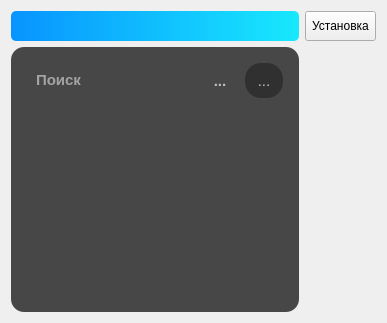
          <widget class="QWidget" name="tab_3">
           <attribute name="title">
            <string>Онлайн библиотека</string>
           </attribute>
           <layout class="QGridLayout" name="gridLayout_8">
            <item row="4" column="0">
             <layout class="QGridLayout" name="gridLayout_9">
              <item row="0" column="1">
               <widget class="QToolButton" name="Installscript">
                <property name="enabled">
                 <bool>true</bool>
                </property>
                <property name="sizePolicy">
                 <sizepolicy hsizetype="Preferred" vsizetype="Preferred">
                  <horstretch>0</horstretch>
                  <verstretch>0</verstretch>
                 </sizepolicy>
                </property>
                <property name="styleSheet">
                 <string notr="true"/>
                </property>
                <property name="text">
                 <string>Установка</string>
                </property>
                <property name="iconSize">
                 <size>
                  <width>40</width>
                  <height>40</height>
                 </size>
                </property>
                <property name="checkable">
                 <bool>true</bool>
                </property>
                <property name="autoExclusive">
                 <bool>true</bool>
                </property>
               </widget>
              </item>
              <item row="3" column="1">
               <spacer name="verticalSpacer_3">
                <property name="orientation">
                 <enum>Qt::Vertical</enum>
                </property>
                <property name="sizeHint" stdset="0">
                 <size>
                  <width>20</width>
                  <height>40</height>
                 </size>
                </property>
               </spacer>
              </item>
              <item row="0" column="0">
               <layout class="QVBoxLayout" name="verticalLayout_2">
                <item>
                 <widget class="QComboBox" name="comboBox_2">
                  <property name="enabled">
                   <bool>true</bool>
                  </property>
                  <property name="sizePolicy">
                   <sizepolicy hsizetype="Minimum" vsizetype="Minimum">
                    <horstretch>0</horstretch>
                    <verstretch>0</verstretch>
                   </sizepolicy>
                  </property>
                  <property name="minimumSize">
                   <size>
                    <width>15</width>
                    <height>5</height>
                   </size>
                  </property>
                  <property name="palette">
                   <palette>
                    <active>
                     <colorrole role="WindowText">
                      <brush brushstyle="SolidPattern">
                       <color alpha="255">
                        <red>255</red>
                        <green>255</green>
                        <blue>255</blue>
                       </color>
                      </brush>
                     </colorrole>
                     <colorrole role="Button">
                      <brush brushstyle="LinearGradientPattern">
                       <gradient startx="0.000000000000000" starty="1.000000000000000" endx="1.000000000000000" endy="1.000000000000000" type="LinearGradient" spread="PadSpread" coordinatemode="ObjectBoundingMode">
                        <gradientstop position="0.000000000000000">
                         <color alpha="255">
                          <red>8</red>
                          <green>148</green>
                          <blue>255</blue>
                         </color>
                        </gradientstop>
                        <gradientstop position="1.000000000000000">
                         <color alpha="255">
                          <red>24</red>
                          <green>232</green>
                          <blue>253</blue>
                         </color>
                        </gradientstop>
                       </gradient>
                      </brush>
                     </colorrole>
                     <colorrole role="Text">
                      <brush brushstyle="SolidPattern">
                       <color alpha="255">
                        <red>255</red>
                        <green>255</green>
                        <blue>255</blue>
                       </color>
                      </brush>
                     </colorrole>
                     <colorrole role="ButtonText">
                      <brush brushstyle="SolidPattern">
                       <color alpha="255">
                        <red>255</red>
                        <green>255</green>
                        <blue>255</blue>
                       </color>
                      </brush>
                     </colorrole>
                     <colorrole role="Base">
                      <brush brushstyle="LinearGradientPattern">
                       <gradient startx="0.000000000000000" starty="1.000000000000000" endx="1.000000000000000" endy="1.000000000000000" type="LinearGradient" spread="PadSpread" coordinatemode="ObjectBoundingMode">
                        <gradientstop position="0.000000000000000">
                         <color alpha="255">
                          <red>8</red>
                          <green>148</green>
                          <blue>255</blue>
                         </color>
                        </gradientstop>
                        <gradientstop position="1.000000000000000">
                         <color alpha="255">
                          <red>24</red>
                          <green>232</green>
                          <blue>253</blue>
                         </color>
                        </gradientstop>
                       </gradient>
                      </brush>
                     </colorrole>
                     <colorrole role="Window">
                      <brush brushstyle="LinearGradientPattern">
                       <gradient startx="0.000000000000000" starty="1.000000000000000" endx="1.000000000000000" endy="1.000000000000000" type="LinearGradient" spread="PadSpread" coordinatemode="ObjectBoundingMode">
                        <gradientstop position="0.000000000000000">
                         <color alpha="255">
                          <red>8</red>
                          <green>148</green>
                          <blue>255</blue>
                         </color>
                        </gradientstop>
                        <gradientstop position="1.000000000000000">
                         <color alpha="255">
                          <red>24</red>
                          <green>232</green>
                          <blue>253</blue>
                         </color>
                        </gradientstop>
                       </gradient>
                      </brush>
                     </colorrole>
                     <colorrole role="PlaceholderText">
                      <brush brushstyle="NoBrush">
                       <color alpha="128">
                        <red>255</red>
                        <green>255</green>
                        <blue>255</blue>
                       </color>
                      </brush>
                     </colorrole>
                    </active>
                    <inactive>
                     <colorrole role="WindowText">
                      <brush brushstyle="SolidPattern">
                       <color alpha="255">
                        <red>255</red>
                        <green>255</green>
                        <blue>255</blue>
                       </color>
                      </brush>
                     </colorrole>
                     <colorrole role="Button">
                      <brush brushstyle="LinearGradientPattern">
                       <gradient startx="0.000000000000000" starty="1.000000000000000" endx="1.000000000000000" endy="1.000000000000000" type="LinearGradient" spread="PadSpread" coordinatemode="ObjectBoundingMode">
                        <gradientstop position="0.000000000000000">
                         <color alpha="255">
                          <red>8</red>
                          <green>148</green>
                          <blue>255</blue>
                         </color>
                        </gradientstop>
                        <gradientstop position="1.000000000000000">
                         <color alpha="255">
                          <red>24</red>
                          <green>232</green>
                          <blue>253</blue>
                         </color>
                        </gradientstop>
                       </gradient>
                      </brush>
                     </colorrole>
                     <colorrole role="Text">
                      <brush brushstyle="SolidPattern">
                       <color alpha="255">
                        <red>255</red>
                        <green>255</green>
                        <blue>255</blue>
                       </color>
                      </brush>
                     </colorrole>
                     <colorrole role="ButtonText">
                      <brush brushstyle="SolidPattern">
                       <color alpha="255">
                        <red>255</red>
                        <green>255</green>
                        <blue>255</blue>
                       </color>
                      </brush>
                     </colorrole>
                     <colorrole role="Base">
                      <brush brushstyle="LinearGradientPattern">
                       <gradient startx="0.000000000000000" starty="1.000000000000000" endx="1.000000000000000" endy="1.000000000000000" type="LinearGradient" spread="PadSpread" coordinatemode="ObjectBoundingMode">
                        <gradientstop position="0.000000000000000">
                         <color alpha="255">
                          <red>8</red>
                          <green>148</green>
                          <blue>255</blue>
                         </color>
                        </gradientstop>
                        <gradientstop position="1.000000000000000">
                         <color alpha="255">
                          <red>24</red>
                          <green>232</green>
                          <blue>253</blue>
                         </color>
                        </gradientstop>
                       </gradient>
                      </brush>
                     </colorrole>
                     <colorrole role="Window">
                      <brush brushstyle="LinearGradientPattern">
                       <gradient startx="0.000000000000000" starty="1.000000000000000" endx="1.000000000000000" endy="1.000000000000000" type="LinearGradient" spread="PadSpread" coordinatemode="ObjectBoundingMode">
                        <gradientstop position="0.000000000000000">
                         <color alpha="255">
                          <red>8</red>
                          <green>148</green>
                          <blue>255</blue>
                         </color>
                        </gradientstop>
                        <gradientstop position="1.000000000000000">
                         <color alpha="255">
                          <red>24</red>
                          <green>232</green>
                          <blue>253</blue>
                         </color>
                        </gradientstop>
                       </gradient>
                      </brush>
                     </colorrole>
                     <colorrole role="PlaceholderText">
                      <brush brushstyle="NoBrush">
                       <color alpha="128">
                        <red>255</red>
                        <green>255</green>
                        <blue>255</blue>
                       </color>
                      </brush>
                     </colorrole>
                    </inactive>
                    <disabled>
                     <colorrole role="WindowText">
                      <brush brushstyle="SolidPattern">
                       <color alpha="255">
                        <red>255</red>
                        <green>255</green>
                        <blue>255</blue>
                       </color>
                      </brush>
                     </colorrole>
                     <colorrole role="Button">
                      <brush brushstyle="LinearGradientPattern">
                       <gradient startx="0.000000000000000" starty="1.000000000000000" endx="1.000000000000000" endy="1.000000000000000" type="LinearGradient" spread="PadSpread" coordinatemode="ObjectBoundingMode">
                        <gradientstop position="0.000000000000000">
                         <color alpha="255">
                          <red>8</red>
                          <green>148</green>
                          <blue>255</blue>
                         </color>
                        </gradientstop>
                        <gradientstop position="1.000000000000000">
                         <color alpha="255">
                          <red>24</red>
                          <green>232</green>
                          <blue>253</blue>
                         </color>
                        </gradientstop>
                       </gradient>
                      </brush>
                     </colorrole>
                     <colorrole role="Text">
                      <brush brushstyle="SolidPattern">
                       <color alpha="255">
                        <red>255</red>
                        <green>255</green>
                        <blue>255</blue>
                       </color>
                      </brush>
                     </colorrole>
                     <colorrole role="ButtonText">
                      <brush brushstyle="SolidPattern">
                       <color alpha="255">
                        <red>255</red>
                        <green>255</green>
                        <blue>255</blue>
                       </color>
                      </brush>
                     </colorrole>
                     <colorrole role="Base">
                      <brush brushstyle="LinearGradientPattern">
                       <gradient startx="0.000000000000000" starty="1.000000000000000" endx="1.000000000000000" endy="1.000000000000000" type="LinearGradient" spread="PadSpread" coordinatemode="ObjectBoundingMode">
                        <gradientstop position="0.000000000000000">
                         <color alpha="255">
                          <red>8</red>
                          <green>148</green>
                          <blue>255</blue>
                         </color>
                        </gradientstop>
                        <gradientstop position="1.000000000000000">
                         <color alpha="255">
                          <red>24</red>
                          <green>232</green>
                          <blue>253</blue>
                         </color>
                        </gradientstop>
                       </gradient>
                      </brush>
                     </colorrole>
                     <colorrole role="Window">
                      <brush brushstyle="LinearGradientPattern">
                       <gradient startx="0.000000000000000" starty="1.000000000000000" endx="1.000000000000000" endy="1.000000000000000" type="LinearGradient" spread="PadSpread" coordinatemode="ObjectBoundingMode">
                        <gradientstop position="0.000000000000000">
                         <color alpha="255">
                          <red>8</red>
                          <green>148</green>
                          <blue>255</blue>
                         </color>
                        </gradientstop>
                        <gradientstop position="1.000000000000000">
                         <color alpha="255">
                          <red>24</red>
                          <green>232</green>
                          <blue>253</blue>
                         </color>
                        </gradientstop>
                       </gradient>
                      </brush>
                     </colorrole>
                     <colorrole role="PlaceholderText">
                      <brush brushstyle="NoBrush">
                       <color alpha="128">
                        <red>255</red>
                        <green>255</green>
                        <blue>255</blue>
                       </color>
                      </brush>
                     </colorrole>
                    </disabled>
                   </palette>
                  </property>
                  <property name="styleSheet">
                   <string notr="true">QScrollBar:vertical {
background-color: #0894FF;
width: 10px;
margin: 0px 0px 0px 0px;
}
QScrollBar::handle:vertical {
border-radius: 5px;
background: #18E8FD;
min-height: 48px;
}

/* This remvoes the bottom button by setting the height to 0px */
QScrollBar::add-line:vertical {
height: 0px;
subcontrol-position: bottom;
subcontrol-origin: margin;
}

/* This remvoes the top button by setting the height to 0px */
QScrollBar::sub-line:vertical {
height: 0px;
subcontrol-position: top;
subcontrol-origin: margin;
}

/* need this to get rid of crosshatching on scrollbar background */
QScrollBar::add-page:vertical, QScrollBar::sub-page:vertical {
background: none;
}
QComboBox{
border-width: 1px;        
border-style: solid;
background-color: qlineargradient(spread:pad, x1:0, y1:1, x2:1, y2:1, stop:0 rgba(8, 148, 255, 255), stop:1 rgba(24, 232, 253, 255));
border-radius:5px;
border:none;
font:11pt;
font-weight:900;
padding:5px;
color: rgb(255, 255, 255);
}

QComboBox::drop-down{
background-color: transparent;
    color:                      rgb(255, 255, 255);
    font-weight:            bold;
    padding:                    0px;
}

QComboBox::down-arrow{
 padding-right: 10px;
image: url(:/newPrefix/img/arrow-216-16.png);
color: rgb(255, 255, 255);

}
QComboBox QAbstractItemView {
background-color: qlineargradient(spread:pad, x1:0, y1:0, x2:1, y2:0, stop:0  	    rgba(24, 234, 253, 255), stop:0.75 rgba(8, 148, 255, 255));
border-radius:5px;
border:none;
color: rgb(255, 255, 255);
selection-background-color: rgb(44, 206, 255);
}</string>
                  </property>
                  <property name="editable">
                   <bool>true</bool>
                  </property>
                  <property name="currentIndex">
                   <number>-1</number>
                  </property>
                  <property name="maxVisibleItems">
                   <number>15</number>
                  </property>
                 </widget>
                </item>
               </layout>
              </item>
              <item row="3" column="0">
               <widget class="QGroupBox" name="groupBox_2">
                <property name="styleSheet">
                 <string notr="true">background-color: rgb(71, 71, 71);
font:11pt;
font-weight:900;
border:none;
border-radius:13px;
padding:7px;
</string>
                </property>
                <property name="title">
                 <string/>
                </property>
                <layout class="QGridLayout" name="gridLayout_10">
                 <item row="0" column="0">
                  <widget class="QLineEdit" name="lineEdit_3">
                   <property name="enabled">
                    <bool>false</bool>
                   </property>
                   <property name="styleSheet">
                    <string notr="true">border: 1px 1px 0px 1px;
color: rgb(255, 255, 255);
font: 16pt &quot;Franxurter Totally&quot;;</string>
                   </property>
                   <property name="placeholderText">
                    <string>Поиск</string>
                   </property>
                  </widget>
                 </item>
                 <item row="0" column="2">
                  <widget class="QToolButton" name="toolButton_3">
                   <property name="enabled">
                    <bool>false</bool>
                   </property>
                   <property name="styleSheet">
                    <string notr="true">QToolButton{
border-radius:16px;
background-color: rgb(48, 48, 48);
border:none;
font:  11pt;
}</string>
                   </property>
                   <property name="text">
                    <string>...</string>
                   </property>
                   <property name="icon">
                    <iconset resource="resource.qrc">
                     <normaloff>:/newPrefix/img/search-3-16.ico</normaloff>:/newPrefix/img/search-3-16.ico</iconset>
                   </property>
                  </widget>
                 </item>
                 <item row="1" column="0" colspan="3">
                  <widget class="QListWidget" name="listWidget">
                   <property name="enabled">
                    <bool>false</bool>
                   </property>
                   <property name="styleSheet">
                    <string notr="true">QScrollBar:vertical {
background-color: transparent;
width: 10px;
margin: 0px 0px 0px 0px;
}
QScrollBar::handle:vertical {
border-radius: 5px;
background: #18E8FD;
min-height: 48px;
}

/* This remvoes the bottom button by setting the height to 0px */
QScrollBar::add-line:vertical {
height: 0px;
subcontrol-position: bottom;
subcontrol-origin: margin;
}

/* This remvoes the top button by setting the height to 0px */
QScrollBar::sub-line:vertical {
height: 0px;
subcontrol-position: top;
subcontrol-origin: margin;
}

/* need this to get rid of crosshatching on scrollbar background */
QScrollBar::add-page:vertical, QScrollBar::sub-page:vertical {
background: none;
}
QListWidget{
color:rgb(255, 255, 255);
background-color: rgb(71, 71, 71);
font:11pt;
font-weight:900;
border:none;
border-radius:13px;
padding:5px;

}
QListWidget::item::selected{
padding:-0px;
border-radius:7px;
background-color:  rgb(48, 48, 48);
color:rgb(255, 255, 255);
}
QListWidget::item{
padding:5px;
color:rgb(255, 255, 255);
}</string>
                   </property>
                   <property name="dragDropMode">
                    <enum>QAbstractItemView::NoDragDrop</enum>
                   </property>
                   <property name="movement">
                    <enum>QListView::Static</enum>
                   </property>
                   <property name="viewMode">
                    <enum>QListView::ListMode</enum>
                   </property>
                   <property name="modelColumn">
                    <number>0</number>
                   </property>
                  </widget>
                 </item>
                 <item row="0" column="1">
                  <widget class="QToolButton" name="toolButton_4">
                   <property name="enabled">
                    <bool>false</bool>
                   </property>
                   <property name="text">
                    <string>...</string>
                   </property>
                   <property name="icon">
                    <iconset resource="resource.qrc">
                     <normaloff>:/newPrefix/img/cross.svg</normaloff>:/newPrefix/img/cross.svg</iconset>
                   </property>
                   <property name="iconSize">
                    <size>
                     <width>13</width>
                     <height>13</height>
                    </size>
                   </property>
                  </widget>
                 </item>
                </layout>
                <zorder>toolButton_4</zorder>
                <zorder>lineEdit_3</zorder>
                <zorder>listWidget</zorder>
                <zorder>toolButton_3</zorder>
               </widget>
              </item>
             </layout>
            </item>
           </layout>
          </widget>
